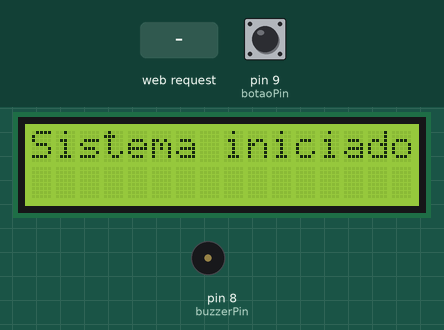
Recording of a sketch running on a simulated Arduino Uno, built with avr-gcc and run on an emulated ATmega328P. Parts: 16×2 character LCD, buzzer (waves = sounding, pin HIGH). Inputs (shaded band) come from the test bench; at power-on: pin 9 (botaoPin) HIGH. What the sketch prints to the serial monitor is not drawn.

Above: at 1.2 s.
1.3 s: HTTP request GET /?msg= received
At 1.8 s:
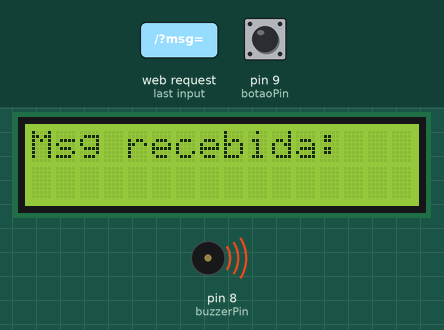
2.8 s: pin 9 (botaoPin) pulled LOW for 0.15 s
At 4.0 s:
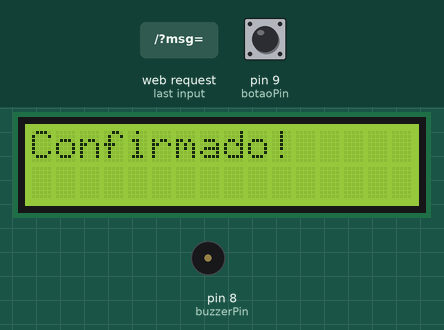
At 5.6 s:
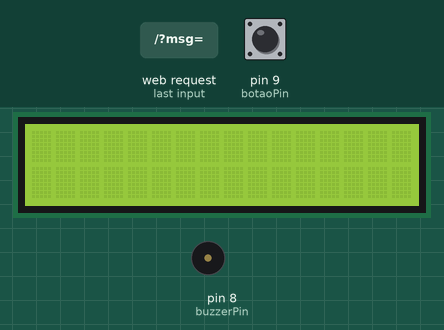
Timing chart, 0 to 7.1 s (numbered marks = the images above; inputs shaded):
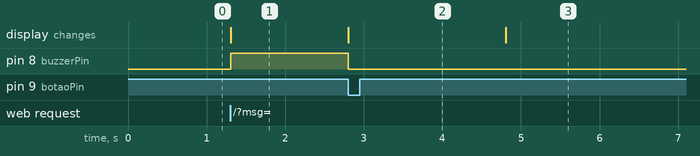

The sketch:

sigmaalert.ino
```cpp
#include <SPI.h>
#include <Ethernet.h>
#include <LiquidCrystal.h> // ou <LiquidCrystal_I2C.h> se for I2C

byte mac[] = { 0xDE, 0xAD, 0xBE, 0xEF, 0xFE, 0xED };
byte ip[] = { 169, 254, 24, 203 };
EthernetServer server(80);

String readString = "";
String mensagem = "";

const int lcdRS = 7, lcdEN = 6, lcdD4 = 5, lcdD5 = 4, lcdD6 = 3, lcdD7 = 2;
LiquidCrystal lcd(lcdRS, lcdEN, lcdD4, lcdD5, lcdD6, lcdD7);

int buzzerPin = 8;
int botaoPin = 9;

bool aguardandoConfirmacao = false;

void setup() {
  Serial.begin(9600);
  Ethernet.begin(mac, ip);
  server.begin();

  lcd.begin(16, 2);
  lcd.clear();
  lcd.print("Sistema iniciado");

  pinMode(buzzerPin, OUTPUT);
  pinMode(botaoPin, INPUT_PULLUP); // Botão com resistor interno
}

void loop() {
  EthernetClient client = server.available();
  if (client) {
    readString = "";
    while (client.connected()) {
      if (client.available()) {
        char c = client.read();
        readString += c;
        if (c == '\n') {
          Serial.println(readString);

          // Verifica se tem parâmetro ?msg=
          int msgIndex = readString.indexOf("GET /?msg=");
          if (msgIndex != -1) {
            int start = msgIndex + 10;
            int end = readString.indexOf(' ', start);
            mensagem = readString.substring(start, end);
            mensagem.replace('+', ' '); // Ajusta espaço no texto

            lcd.clear();
            lcd.setCursor(0, 0);
            lcd.print("Msg recebida:");
            lcd.setCursor(0, 1);
            lcd.print(mensagem);

            aguardandoConfirmacao = true;
          }

          // Resposta para navegador
          client.println("HTTP/1.1 200 OK");
          client.println("Content-Type: text/html");
          client.println();
          client.println("<html><body>");
          client.println("<h1>Mensagem recebida</h1>");
          client.println("</body></html>");
          client.stop();
        }
      }
    }
  }

  // Alarme enquanto espera confirmação
  if (aguardandoConfirmacao) {
    digitalWrite(buzzerPin, HIGH);
    if (digitalRead(botaoPin) == LOW) { // Botão pressionado
      digitalWrite(buzzerPin, LOW);
      aguardandoConfirmacao = false;

      lcd.clear();
      lcd.print("Confirmado!");
      delay(2000);
      lcd.clear();
    }
  } else {
    digitalWrite(buzzerPin, LOW);
  }
}
```

Measured:
- after the input at 1.3 s, pin 8 (buzzerPin): LOW → HIGH at once; the display: changes at once (image 1)
- after the input at 2.8 s, pin 8 (buzzerPin): HIGH → LOW at once; the display: changes at once (image 2)
